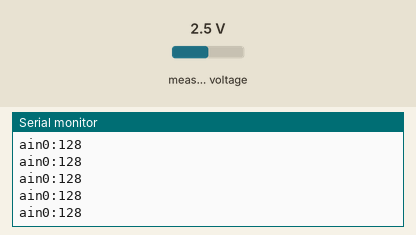
Simulated run of this sketch. Board: ESP32. Parts: the last lines printed to the serial monitor. Wiring (inferred from the names in the program): PCF8591 converter at I2C address 0x48. Inputs (shaded band) come from the test bench; at power-on: measured voltage 2.5 V.

Above: at 1.2 s.
1.3 s: measured voltage set to 0.1 V
At 1.31 s:
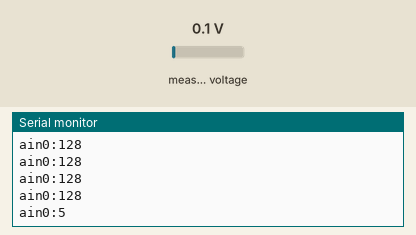
2.8 s: measured voltage set to 1.2 V
At 2.82 s:
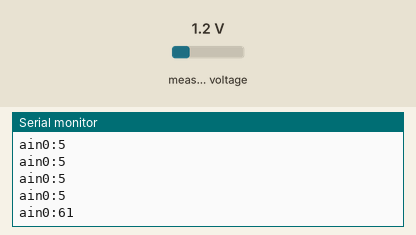
Timing chart, 0 to 5.8 s (numbered marks = the images above; inputs shaded):
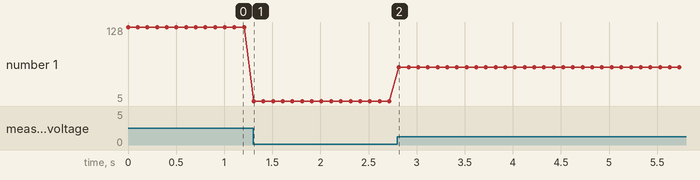

The sketch:

pcf_adc.ino
```cpp
#include <Wire.h>
const uint8_t PCF = 0x48;

int pcf_read(uint8_t ch) {
    Wire.beginTransmission(PCF);
    Wire.write(0x40 | (ch & 0x03));          // DAC 켜기 + 채널
    if (Wire.endTransmission() != 0) return -1;
    Wire.requestFrom(PCF, (uint8_t)2);        // 2바이트 요청
    Wire.read();                              // 첫 바이트 = 이전 변환 값 → 버림
    return Wire.read();                       // 0 ~ 255
}

void setup() {
    Serial.begin(115200);
    Wire.begin(21, 22);
}

void loop() {
    int v = pcf_read(0);
    if (v < 0) Serial.println("PCF8591 응답 없음");
    else Serial.printf("ain0:%d\n", v);
    delay(100);
}
// → 손으로 조도 센서를 가리면 값이 작아진다 (0 ~ 255) — 모듈의 IN0 = 칩의 AIN0
```

Measured:
- after the input at 1.3 s, the serial monitor: prints a new line at once (image 1)
- after the input at 2.8 s, the serial monitor: prints a new line at once (image 2)
- plotted number 1: 128 → 5 after the input at 1.3 s, 5 → 61 after the input at 2.8 s
